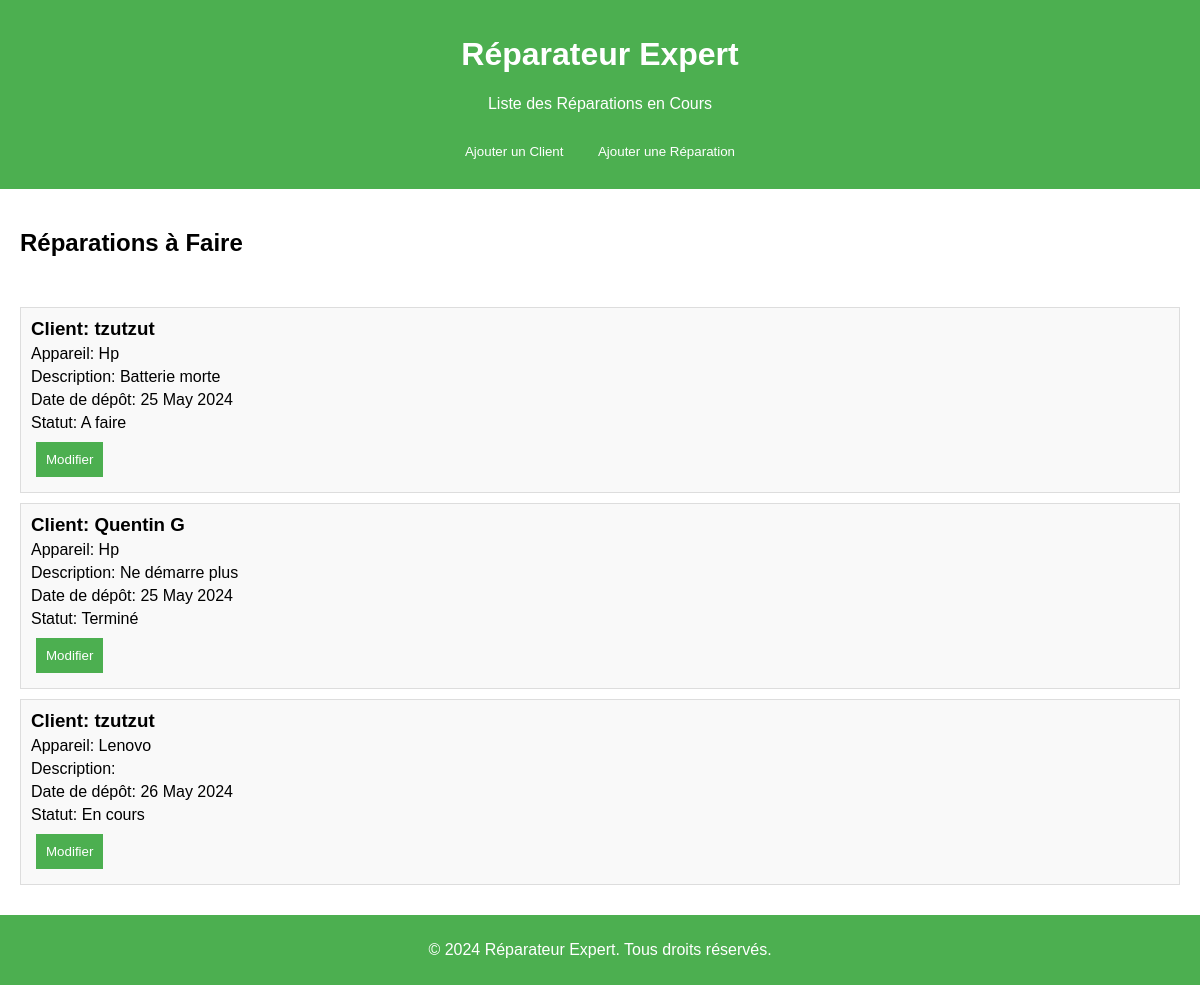
Before: / with the older database file.
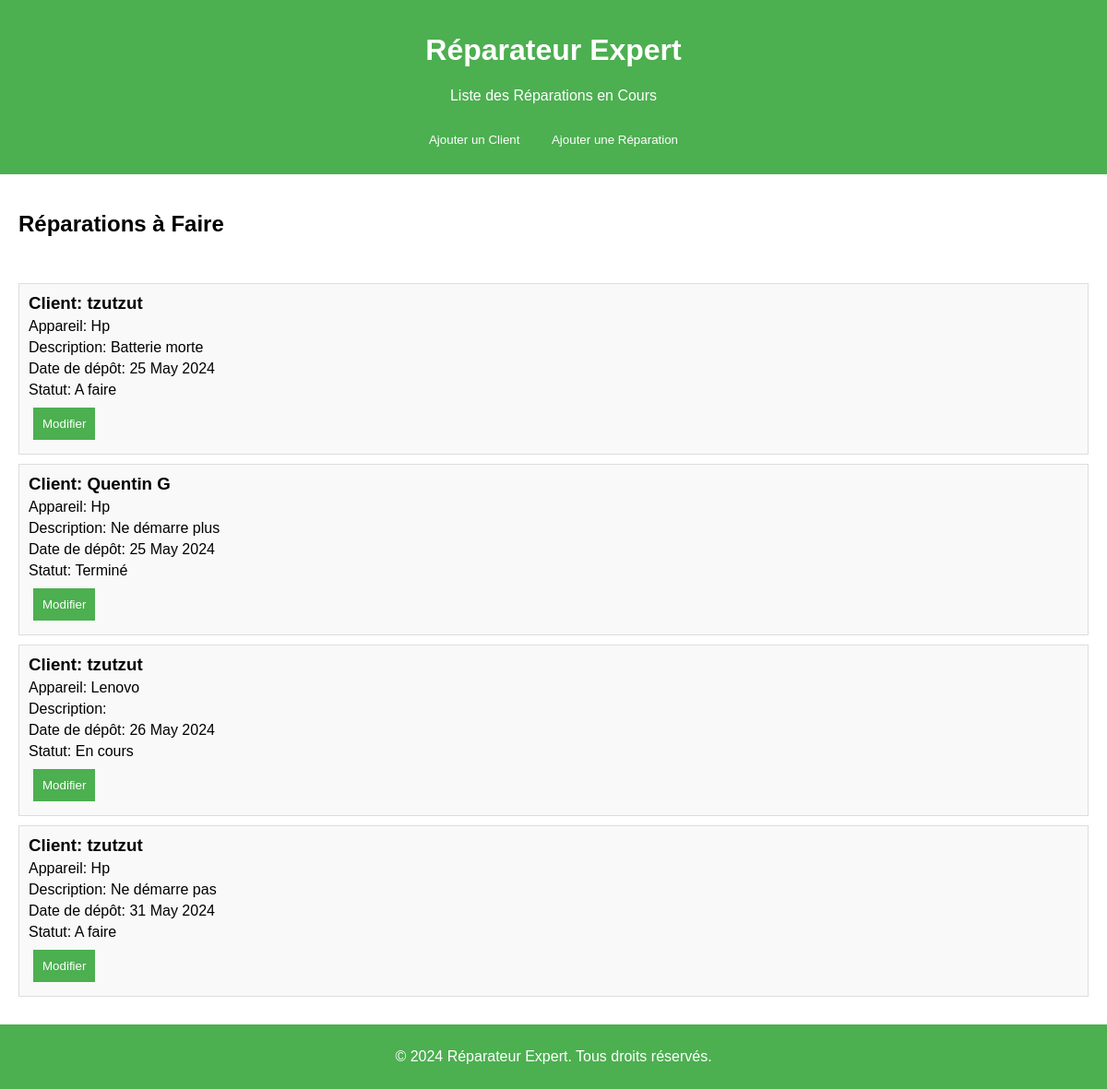
After: the same page with the newer database file.
### model.py (models this page shows, shortened)
class Reparation(db.Model):
    id = db.Column(db.Integer, primary_key=True)
    client_id = db.Column(db.Integer, db.ForeignKey('client.id'))
    appareil = db.Column(db.String(100), nullable=False)
    description = db.Column(db.String(200), nullable=False)
    date_depot = db.Column(db.Date, nullable=False, default=date.today)
    statut = db.Column(db.String(50), nullable=False, default='A faire')
    @staticmethod
    def fetch_reparations():
        return Reparation.query.all()

class Client(db.Model):
    id = db.Column(db.Integer, primary_key=True)
    client_nom = db.Column(db.String(100), nullable=False, unique=True)
    reparations = db.relationship('Reparation', backref='client', lazy=True)

### app.py (the view)
@app.route('/')
def index():
    return render_template('index.html', client_form=ClientForm(), reparation_form=ReparationForm(),
                           reparations=Reparation.fetch_reparations(), reparation_form_update=ReparationFormUpdate())

### templates/index.html (shortened to what this page needs)
<!DOCTYPE html>
<html lang="fr">
<head>
    <link rel="stylesheet" href="{{ url_for('static', filename='style.css') }}">
</head>
<body>
    <header>
        <h1>Réparateur Expert</h1>
        <p>Liste des Réparations en Cours</p>
        <button onclick="document.getElementById('addClientModal').style.display='block'">Ajouter un Client</button>
        <button onclick="document.getElementById('addRepairModal').style.display='block'">Ajouter une Réparation</button>
    </header>
    <div class="container">
        <h2>Réparations à Faire</h2>
        <div class="repair-list-container">
            <ul class="repair-list">
                {% for reparation in reparations %}
                <li>
                    <h3>Client: {{ reparation.client.client_nom }}</h3>
                    <p>Appareil: {{ reparation.appareil }}</p>
                    <p>Description: {{ reparation.description }}</p>
                    <p>Date de dépôt: {{ reparation.date_depot.strftime('%d %B %Y') }}</p>
                    <p>Statut: {{ reparation.statut }}</p>
                    <button onclick="document.getElementById('editRepairModal{{ reparation.id }}').style.display='block'">Modifier</button>
                </li>
                {% endfor %}
            </ul>
        </div>
    </div>
    <footer>
        <p>&copy; 2024 Réparateur Expert. Tous droits réservés.</p>
    </footer>
</body>
</html>

### static/style.css (style rules this page uses)
body { font-family: Arial, sans-serif; margin: 0; padding: 0; display: flex; flex-direction: column; min-height: 100vh; }
header { background-color: #4CAF50; color: white; padding: 15px 0; text-align: center; flex-shrink: 0; }
.container { padding: 20px; flex: 1; display: flex; flex-direction: column; overflow-y: auto; }
.repair-list-container { flex: 1; overflow-y: auto; margin-top: 20px; }
.repair-list { list-style-type: none; padding: 0; margin: 0; }
.repair-list li { background: #f9f9f9; margin: 10px 0; padding: 10px; border: 1px solid #ddd; }
.repair-list h3 { margin: 0; padding: 0; }
.repair-list p { margin: 5px 0; }
footer { background-color: #4CAF50; color: white; text-align: center; padding: 10px 0; position: relative; bottom: 0; left: 0; width: 100%; }
button { background-color: #4CAF50; color: white; padding: 10px; border: none; cursor: pointer; margin: 5px; }

Changed rows visible on the page:
added Reparation: client.client_nom "tzutzut", appareil "Hp", description "Ne démarre pas", date_depot "31 May 2024", statut "A faire"
